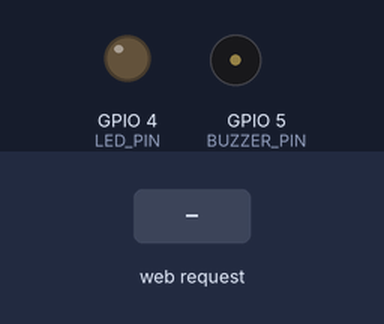
This sketch was run on a simulated ESP32. Parts: output pins drawn as LEDs (lit = HIGH), buzzer (waves = sounding, pin HIGH). The inputs (shaded band) are chosen by the test bench. WiFi joins after 1.5 s; servers stay silent unless stated; what the sketch prints to the serial monitor is not drawn.

Above: at 2.8 s.
2.9 s: HTTP request GET /alert received
At 3.5 s:
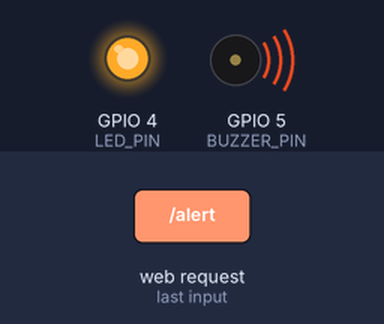
Timing chart, 0 to 5.9 s (numbered marks = the images above; inputs shaded):
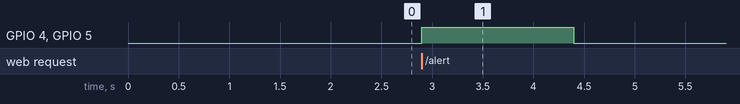

Measured:
- after the input at 2.9 s, GPIO 4 (LED_PIN), GPIO 5 (BUZZER_PIN): LOW → HIGH at once, → LOW 1.5 s later

The sketch:

esp32_devkit.ino
```cpp
#include <WiFi.h>                 // WiFi library for ESP32 network connection
#include <WebServer.h>           // WebServer library to handle HTTP requests
WebServer server(80);                   // Create a web server on port 80
#define BUZZER_PIN 5                    // GPIO pin for buzzer
#define LED_PIN 4                       // GPIO pin for LED
void alert() {                // Function called when YOLO server sends alert
  Serial.println("🚨 ALERT RECEIVED — Animal detected!");
  digitalWrite(BUZZER_PIN, HIGH);       // Turn ON buzzer
  digitalWrite(LED_PIN, HIGH);          // Turn ON LED
  delay(1500);                          // Keep ON for 1.5 seconds
  digitalWrite(BUZZER_PIN, LOW);        // Turn OFF buzzer
  digitalWrite(LED_PIN, LOW);           // Turn OFF LED
  server.send(200, "text/plain", "OK"); // Send response back to YOLO server
}
const char* ssid = "JioFi3_6A6C7D";     // WiFi SSID
const char* password = "y0kzn8mjww";    // WiFi password
void setup() {
  Serial.begin(115200);                 // Start Serial Monitor
  pinMode(BUZZER_PIN, OUTPUT);          // Set buzzer pin as output
  pinMode(LED_PIN, OUTPUT);             // Set LED pin as output
  digitalWrite(BUZZER_PIN, LOW);        // Ensure buzzer is OFF initially
  digitalWrite(LED_PIN, LOW);           // Ensure LED is OFF initially
  Serial.println("Connecting…");        // Show connection progress
  WiFi.begin(ssid, password);           // Begin WiFi connection
  while (WiFi.status() != WL_CONNECTED) { // Wait until connected
    delay(400);
    Serial.print(".");                  // Print dots while connecting
  }
  Serial.println("\nConnected!");  // Successfully connected
  Serial.print("ESP32 URL: ");     // Display ESP32 IP for Flask server usage
  Serial.println(WiFi.localIP());

  server.on("/alert", alert);     // Create endpoint /alert → triggers alert()
  server.begin();               // Start the HTTP server
}
void loop() {
  server.handleClient();                // Handle all incoming HTTP requests
}
```
